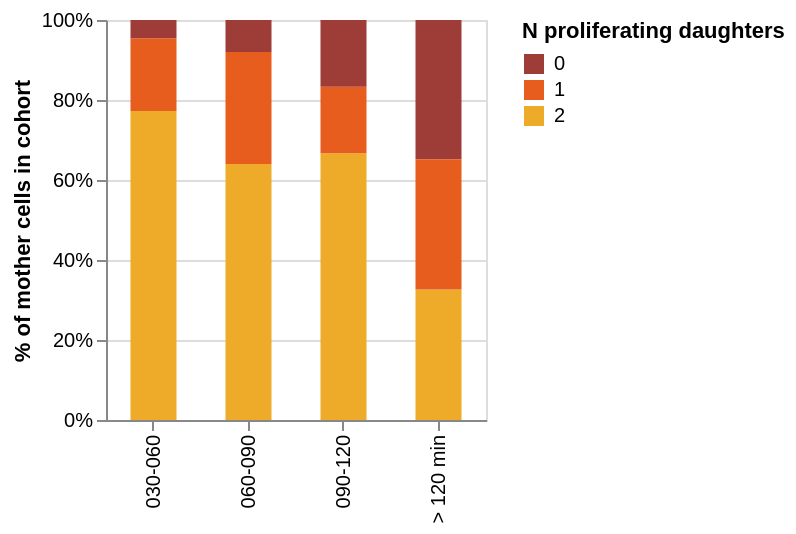

The notebook cell this image was saved under:
### Code cell
get_counts(df_mona, name = "Monastrol")
getstatistics(get_chi2_dataframe(df_mona), name = "Monastrol")

df_monaexp = df_mona[df_mona.Metaphase_arrested != "000-030 min"]

df_monaexp[["Dataset", "Condition", "Metaphase_arrested", "Number_of_daughters_in_mitosis"]].to_csv(root + "Statistics/FigureS8E_SourceData.csv")

plot_daughter_fate(df_mona[df_mona.Metaphase_arrested != "000-030 min"])
